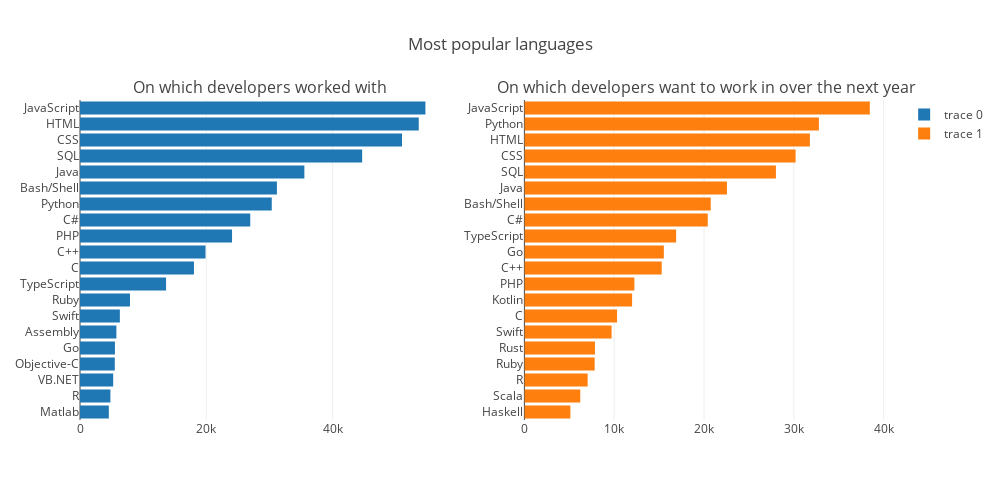

Write notebook code for a chart like this one.
### Markdown cell above
### What language the data scientists use most?

### Code cell
# Plot most popular language 
temp1 = split_column_value(stack_data, 'LanguageWorkedWith')
temp1 = temp1.value_counts().sort_values(ascending=False).head(20)

temp2 = split_column_value(stack_data, 'LanguageDesireNextYear')
temp2 = temp2.value_counts().sort_values(ascending=False).head(20)
trace1 = go.Bar(
    y=temp1.index[::-1],
    x=temp1.values[::-1],
    orientation = 'h',
    #name = ''
)
trace2 = go.Bar(
    y=temp2.index[::-1],
    x=temp2.values[::-1],
    orientation = 'h',
    #name = ''
)

fig = tools.make_subplots(rows=1, cols=2, subplot_titles=('On which developers worked with ', 'On which developers want to work in over the next year'))
                                                          

fig.append_trace(trace1, 1, 1)
fig.append_trace(trace2, 1, 2)
fig['layout'].update(height=500, width=1000, title='Most popular languages')
iplot(fig, filename='simple-subplot')

### Figure 1 — Plotly figure (JSON) as saved in the notebook; plotly's stock layout.template omitted (floating-point values rounded to 4 significant figures)
{"data": [{"orientation": "h", "type": "bar", "uid": "1ad2e191-c5fe-4104-aded-14c438593e6e", "x": [4564, 4813, 5254, 5510, 5532, 5760, 6310, 7911, 13626, 18042, 19872, 24071, 26954, 30359, 31172, 35521, 44670, 50979, 53628, 54686], "xaxis": "x", "y": ["Matlab", "R", "VB.NET", "Objective-C", "Go", "Assembly", "Swift", "Ruby", "TypeScript", "C", "C++", "PHP", "C#", "Python", "Bash/Shell", "Java", "SQL", "CSS", "HTML", "JavaScript"], "yaxis": "y"}, {"orientation": "h", "type": "bar", "uid": "e6402de3-32aa-4d90-bf77-f3238f475dba", "x": [5117, 6219, 7041, 7824, 7857, 9708, 10316, 11992, 12244, 15289, 15529, 16896, 20419, 20751, 22556, 28011, 30199, 31789, 32795, 38465], "xaxis": "x2", "y": ["Haskell", "Scala", "R", "Ruby", "Rust", "Swift", "C", "Kotlin", "PHP", "C++", "Go", "TypeScript", "C#", "Bash/Shell", "Java", "SQL", "CSS", "HTML", "Python", "JavaScript"], "yaxis": "y2"}], "layout": {"annotations": [{"font": {"size": 16}, "showarrow": false, "text": "On which developers worked with ", "x": 0.225, "xanchor": "center", "xref": "paper", "y": 1, "yanchor": "bottom", "yref": "paper"}, {"font": {"size": 16}, "showarrow": false, "text": "On which developers want to work in over the next year", "x": 0.775, "xanchor": "center", "xref": "paper", "y": 1, "yanchor": "bottom", "yref": "paper"}], "height": 500, "title": "Most popular languages", "width": 1000, "xaxis": {"anchor": "y", "domain": [0, 0.45]}, "xaxis2": {"anchor": "y2", "domain": [0.55, 1]}, "yaxis": {"anchor": "x", "domain": [0, 1]}, "yaxis2": {"anchor": "x2", "domain": [0, 1]}}}
